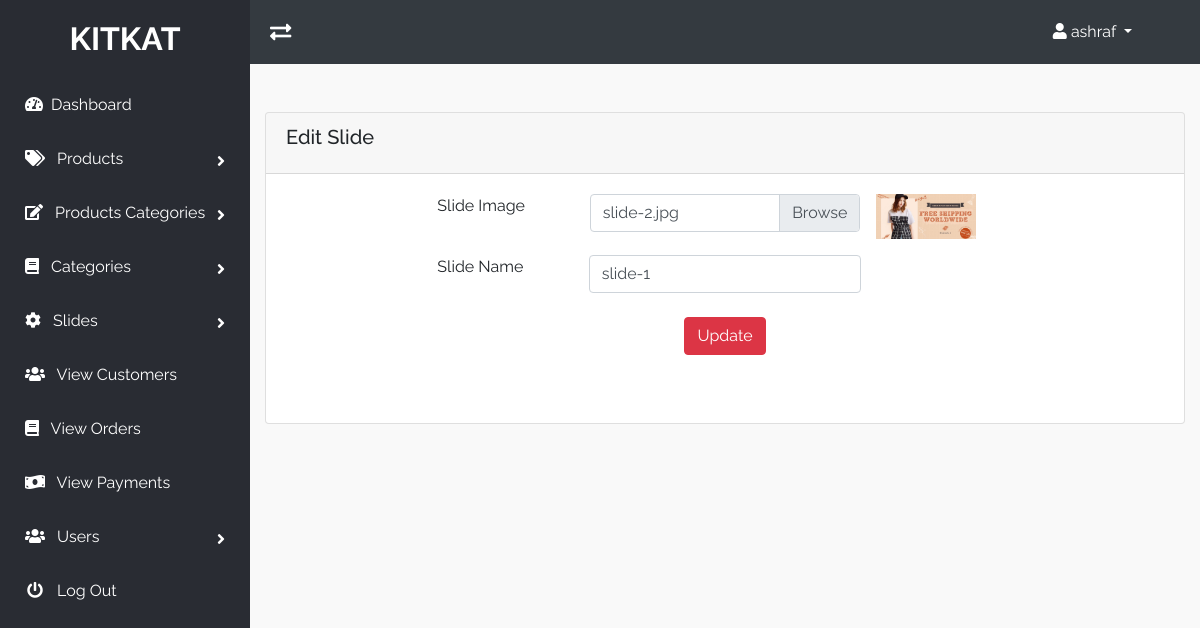
The app's page /admin_area/index.php?edit_slide=1 (signed in) with its own data.
### tables this page shows
CREATE TABLE `slider` (
  `slide_id` int(10) NOT NULL,
  `slide_name` varchar(255) NOT NULL,
  `slide_image` text NOT NULL,
  `slide_url` varchar(255) NOT NULL
);

### admin_area/edit_slide.php (the view, shortened to what this page needs)
<?php
if(!isset($_SESSION['admin_email'])){
    echo"<script>window.open('login.php','_self')</script>";
}else {
?>
    <?php
    if(isset($_GET['edit_slide'])) {
        $edit_id = $_GET['edit_slide'];
        $get_slide = "SELECT * FROM slider where slide_id = '$edit_id' ";
        $stmt = $con->query($get_slide);
        $run_slide = $stmt->fetchAll(PDO::FETCH_CLASS);
        foreach($run_slide as $slide) {
            $slide_name = $slide->slide_name ;
            $slide_image  = $slide->slide_image;
        }
    }
?>
<!DOCTYPE html>
<html lang="en">
<head>
</head>
<body>
    <div class="content">
        <div class="card">
            <div class="card-header">
                <h5 class="card-title"> <i></i> Edit Slide </h5>
            </div>
            <div class="card-body mb-5">
                <form method="post">
                    <div class="form-group row">
                        <label class="col-md-2 offset-md-2">Slide Image </label>
                        <div class="col-md-4 custom-file">
                            <label class="custom-file-label mx-3"><?php echo $slide_image ?></label>
                        </div>
                        <div class="float-right">
                            <img  src="./slides_images/<?php echo $slide_image ?>" alt="<?php echo $slide_name ?>" style='width:100px'>
                        </div>
                    </div>
                    <div class="form-group row">
                        <label class="col-md-2 offset-md-2">Slide Name </label>
                        <div class="col-md-4">
                            <input type="text" class="form-control" name="slide_name"  rows="5" value="<?php echo $slide_name ?>" required>
                        </div>
                    </div>
                    <div class="text-center mt-4">
                        <input type="submit" class="btn btn-danger" name="update_slide" value="Update">
                    </div>
                </form>
            </div>
        </div>
    </div>
</body>
</html>
<?php
    }
?>

### admin_area/includes/nav.php (shortened to what this page needs)
<div class="header navbar bg-dark">
    <i class="fas fa-exchange-alt fa-lg toggle-sidebar"></i>
    <ul class="list-unstyled m-0 mr-5">
        <li class="dropdown">
            <a href="#" class="dropdown-toggle" data-toggle="dropdown">
                <i class="fa fa-user"></i> <?php echo $admin_name ?> <b class="caret"></b>
            </a>
        </li>
    </ul>
</div>

### admin_area/css/style.css (style rules this page uses)
body { font-family:'Raleway', sans-serif;background:#ffffff }
h1,h2,h3,h4,h5,h6,p,span { font-family:'Raleway', sans-serif }
a { text-decoration:none !important;color:#000;-webkit-transition:.3s;transition:.3s }
.btn { cursor:pointer }
.header { background:#292c33;padding:20px }
.header .toggle-sidebar { cursor:pointer;color:#FFF }
.header .dropdown-toggle { color:#FFF }

### records on screen
slider: slide_image "slide-2.jpg", slide_image (picture), slide_name "slide-1"

### other values on screen
$admin_name "ashraf"
